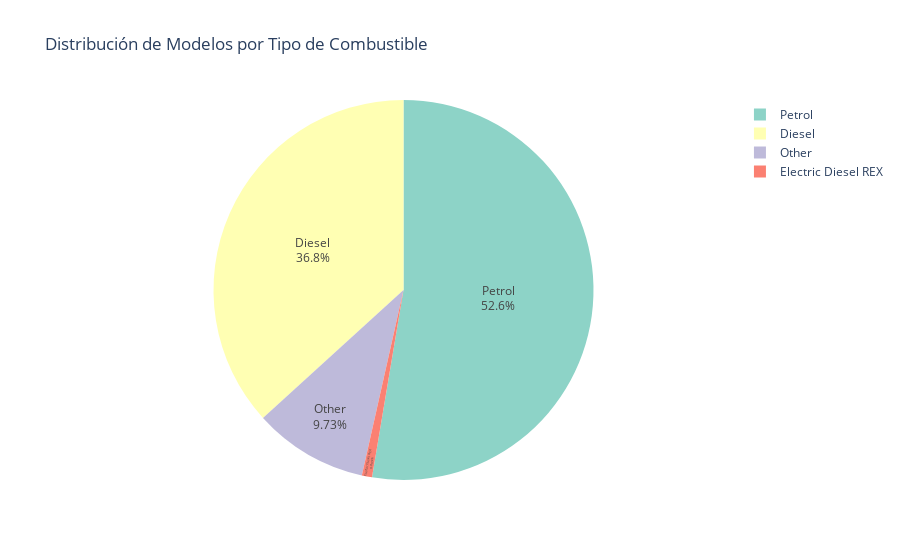
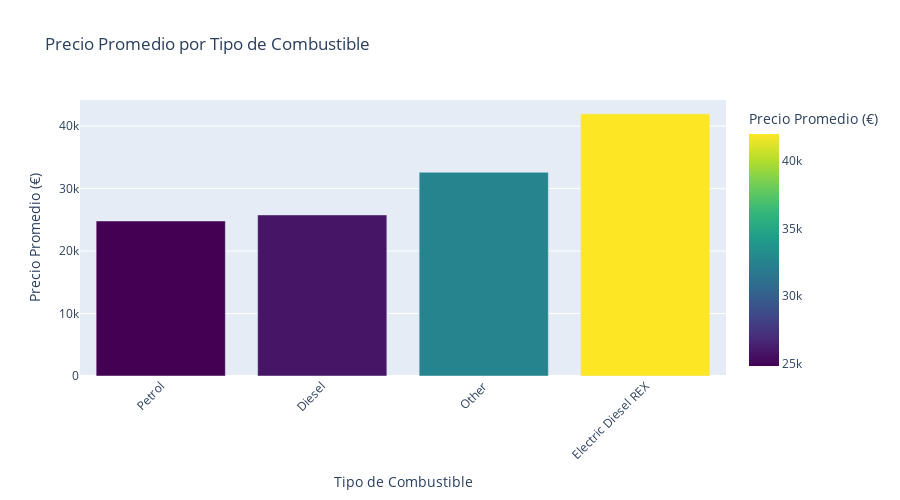

Here is the notebook cell these charts were saved with, in order:
### Markdown cell above
## 5. Fuel and Technology Analysis

We explore the distribution of fuel types and technologies in the market.

### Code cell
# --- Análisis de Combustibles y Tecnologías ---
print("⛽ ANÁLISIS DE COMBUSTIBLES Y TECNOLOGÍAS")
print("="*50)

# Análisis de tipos de combustible
fuel_analysis = analyzer.trim.groupby('Fuel_type').agg({
    'Genmodel_ID': 'nunique',
    'Price': 'mean',
    'Engine_size': 'mean'
}).reset_index()

fuel_analysis.columns = ['fuel_type', 'unique_models', 'avg_price', 'avg_engine_size']
fuel_analysis = fuel_analysis.sort_values('unique_models', ascending=False)

print("Distribución de tipos de combustible:")
display(fuel_analysis)

# Crear gráfico de combustibles
fig_fuel = px.pie(
    fuel_analysis,
    values='unique_models',
    names='fuel_type',
    title='Distribución de Modelos por Tipo de Combustible',
    color_discrete_sequence=px.colors.qualitative.Set3
)

fig_fuel.update_traces(
    textposition='inside',
    textinfo='percent+label'
)

fig_fuel.show()

# Análisis de precios por combustible
fig_fuel_price = px.bar(
    fuel_analysis,
    x='fuel_type',
    y='avg_price',
    title='Precio Promedio por Tipo de Combustible',
    labels={'fuel_type': 'Tipo de Combustible', 'avg_price': 'Precio Promedio (€)'},
    color='avg_price',
    color_continuous_scale='viridis'
)

fig_fuel_price.update_layout(
    xaxis_tickangle=-45,
    showlegend=False,
    height=500
)

fig_fuel_price.show()

# Análisis por fabricante y combustible
print(f"\n🏭 COMBUSTIBLES POR FABRICANTE:")
fuel_by_maker = analyzer.trim.groupby(['Automaker', 'Fuel_type']).size().reset_index(name='trim_count')
fuel_by_maker_pivot = fuel_by_maker.pivot(index='Automaker', columns='Fuel_type', values='trim_count').fillna(0)

# Top 10 fabricantes
top_makers = fuel_by_maker_pivot.sum(axis=1).nlargest(10).index
fuel_by_maker_top = fuel_by_maker_pivot.loc[top_makers]

print("Top 10 fabricantes por distribución de combustibles:")
display(fuel_by_maker_top)

# Crear gráfico de calor para combustibles por fabricante
fig_heatmap = px.imshow(
    fuel_by_maker_top,
    title='Distribución de Combustibles por Fabricante (Top 10)',
    labels=dict(x="Tipo de Combustible", y="Fabricante", color="Número de Trims"),
    color_continuous_scale='viridis'
)

fig_heatmap.update_layout(height=500)
fig_heatmap.show()

# Estadísticas de combustible
print(f"\n📊 ESTADÍSTICAS DE COMBUSTIBLE:")
print(f"  Tipo de combustible más común: {fuel_analysis.iloc[0]['fuel_type']} ({fuel_analysis.iloc[0]['unique_models']} modelos)")
print(f"  Tipo de combustible más caro: {fuel_analysis.loc[fuel_analysis['avg_price'].idxmax(), 'fuel_type']} (€{fuel_analysis['avg_price'].max():,.0f})")
print(f"  Total de tipos de combustible: {len(fuel_analysis)}")
print(f"  Promedio de precios por combustible: €{fuel_analysis['avg_price'].mean():,.0f}")

# Análisis de tamaño de motor
print(f"\n🔧 ANÁLISIS DE TAMAÑO DE MOTOR:")
engine_stats = analyzer.trim.groupby('Automaker')['Engine_size'].agg(['mean', 'min', 'max', 'count']).reset_index()
engine_stats = engine_stats[engine_stats['count'] >= 5]  # Al menos 5 modelos
engine_stats = engine_stats.sort_values('mean', ascending=False).head(15)

print("Top 15 fabricantes por tamaño promedio de motor:")
display(engine_stats)

### Figure 1 — Plotly figure (JSON) as saved in the notebook; plotly's stock layout.template omitted (floating-point values rounded to 4 significant figures)
{"data": [{"domain": {"x": [0, 1], "y": [0, 1]}, "hovertemplate": "fuel_type=%{label}<br>unique_models=%{value}<extra></extra>", "labels": ["Petrol", "Diesel", "Other", "Electric Diesel REX"], "legendgroup": "", "name": "", "showlegend": true, "textinfo": "percent+label", "textposition": "inside", "type": "pie", "values": [606, 423, 112, 10]}], "layout": {"legend": {"tracegroupgap": 0}, "piecolorway": ["rgb(141,211,199)", "rgb(255,255,179)", "rgb(190,186,218)", "rgb(251,128,114)", "rgb(128,177,211)", "rgb(253,180,98)", "rgb(179,222,105)", "rgb(252,205,229)", "rgb(217,217,217)", "rgb(188,128,189)", "rgb(204,235,197)", "rgb(255,237,111)"], "title": {"text": "Distribución de Modelos por Tipo de Combustible"}}}

### Figure 2 — Plotly figure (JSON) as saved in the notebook; plotly's stock layout.template omitted (floating-point values rounded to 4 significant figures)
{"data": [{"alignmentgroup": "True", "hovertemplate": "Tipo de Combustible=%{x}<br>Precio Promedio (€)=%{marker.color}<extra></extra>", "legendgroup": "", "marker": {"color": [24820.0, 25790.0, 32610.0, 41970.0], "coloraxis": "coloraxis", "pattern": {"shape": ""}}, "name": "", "offsetgroup": "", "orientation": "v", "showlegend": false, "textposition": "auto", "type": "bar", "x": ["Petrol", "Diesel", "Other", "Electric Diesel REX"], "xaxis": "x", "y": [24820.0, 25790.0, 32610.0, 41970.0], "yaxis": "y"}], "layout": {"barmode": "relative", "coloraxis": {"colorbar": {"title": {"text": "Precio Promedio (€)"}}, "colorscale": [[0, "#440154"], [0.1111, "#482878"], [0.2222, "#3e4989"], [0.3333, "#31688e"], [0.4444, "#26828e"], [0.5556, "#1f9e89"], [0.6667, "#35b779"], [0.7778, "#6ece58"], [0.8889, "#b5de2b"], [1, "#fde725"]]}, "height": 500, "legend": {"tracegroupgap": 0}, "showlegend": false, "title": {"text": "Precio Promedio por Tipo de Combustible"}, "xaxis": {"anchor": "y", "domain": [0, 1], "tickangle": -45, "title": {"text": "Tipo de Combustible"}}, "yaxis": {"anchor": "x", "domain": [0, 1], "title": {"text": "Precio Promedio (€)"}}}}
